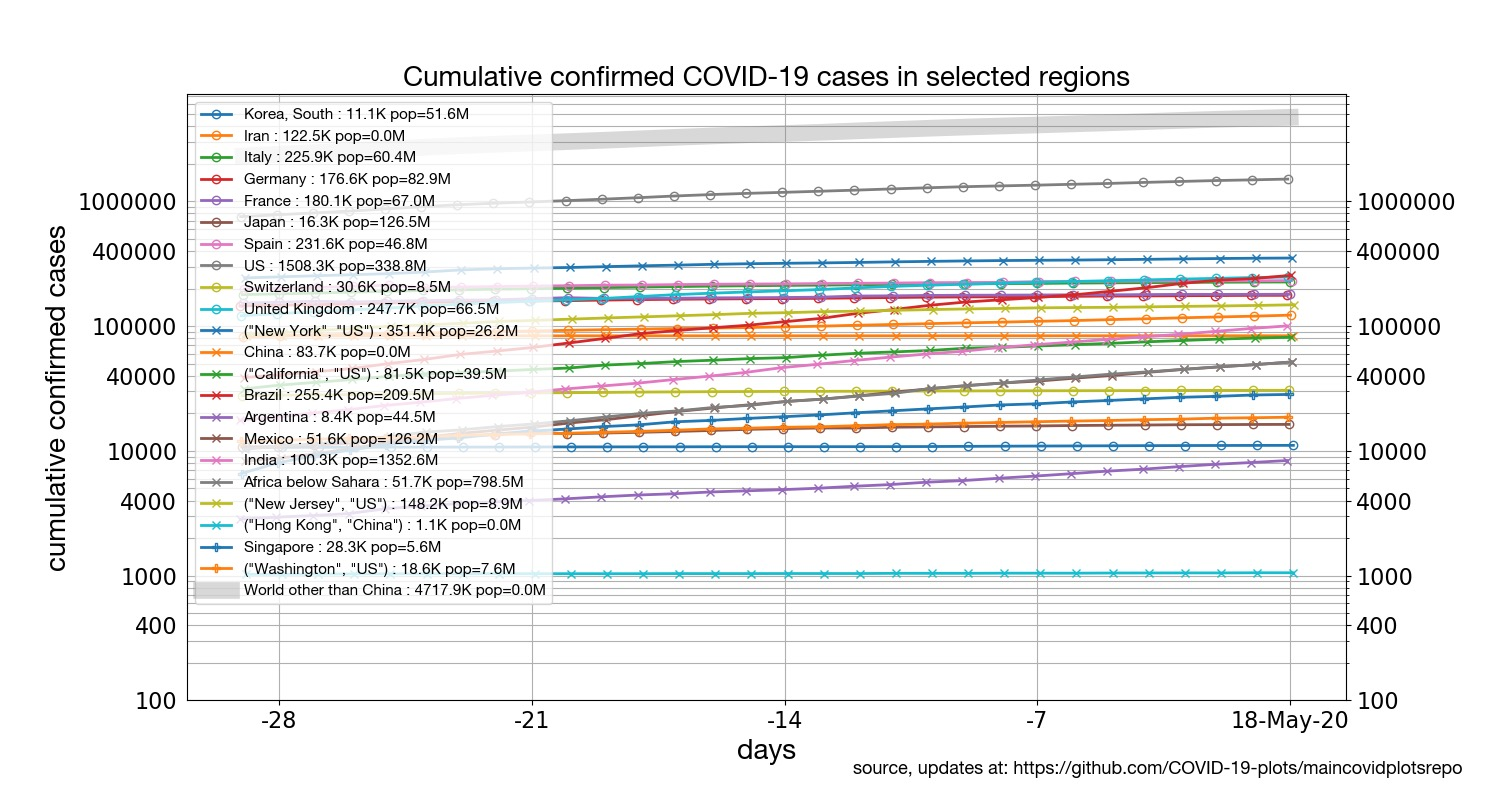

Write the Julia code that produced this figure.
using Revise
using Statistics
using DelimitedFiles
using PyPlot
using Random

push!(LOAD_PATH, ".")
using CarlosUtils
using CovidFunctions

A = loadConfirmedDbase(fname = "time_series_covid19_confirmed_global.csv")
D = loadConfirmedDbase(fname = "time_series_covid19_deaths_global.csv")
# US data showed up per county until 09-March-2020, but then only per state
# thereafter. THis function collapses it all into states
A = collapseUSStates(A)
D = collapseUSStates(D)

#



sourcestring = "daily updates at: https://github.com/COVID-19-plots/maincovidplotsrepo"


#

# Some hand-fixes from Wikipedia: https://en.wikipedia.org/wiki/2020_coronavirus_pandemic_in_Brazil
A = setValue(A, "Brazil", "3/15/20", 200)
A = setValue(A, "Brazil", "3/16/20", 234)
A = mergeJHandCovidTracking(jh=A, ct=loadCovidTrackingUSData()[1])
D = mergeJHandCovidTracking(jh=D, ct=loadCovidTrackingUSData()[2])
#
# A = setValue(A, ("Washington", "US"), "3/17/20", 1014)

# Write out the database with the states consolidated
d2name = "../../consolidated_database"
fname  = "time_series_19-covid-Confirmed.csv"
writedlm("$d2name/$fname", A, ',')


# How many days previous to today to plot
days_previous = 29

africa = ("Africa below Sahara", ["South Africa", "Namibia", "Congo", "Gabon",
"Niger", "Chad", "South Sudan",
"Cameroon", "Equatorial Guinea", "Nigeria", "Benin", "Togo",
"Ghana", "Cote d'Ivoire", "Liberia", "Guinea", "Senegal",
"Burkina Faso", "Mauritania",
"Sudan", "Central African Republic", "Ethiopia",
"Rwanda", "Uganda", "Somalia", "Kenya", "Tanzania"])

# list of countries to plot
paises = ["Korea, South", "Iran", "Italy", "Germany", "France", "Japan",
   "Spain", "US", "Switzerland", "United Kingdom", ("New York", "US"),
   "China", ("California", "US"),
   "Brazil", "Argentina", "Mexico",
   "India", africa, ("New Jersey", "US"), # "Other European Countries",
   ("Hong Kong", "China"), "Singapore", ("Washington", "US"),
   "World other than China"]


# paises = ["Germany", "United Kingdom", "Italy",
#    ("Washington", "US"), ("California", "US"),
#    # ("New Jersey", "US"), ("New York", "US"),
#    "Belgium", africa, "Australia", # ("New Jersey", "US"), # "Other European Countries",
#    "World other than China"]

# oeurope = ["Netherlands", "Sweden", "Belgium", "Norway", "Austria", "Denmark"]
# other_europe = "Other European Countries"
# other_europe_kwargs = Dict(:linewidth=>6, :color=>"gray", :alpha=>0.3)

fontname       = "Helvetica Neue"
fontsize       = 20   # for title and x and y labels
legendfontsize = 13

# If we plot more than 10 lines, colors repeat; use next marker in that case
markerorder = ["o", "x", "P", "d", "*", "<"]

# ####################################
#
#  GENERALIZED FUNCTIONS
#
# ####################################

function percentileGrowth(series; smkernel=[1])
   series = (series[2:end]./series[1:end-1] .- 1) .* 100
   series = smooth(series, smkernel)
end

"""
   addSourceString2Semilogy(;replaceOld=true)

   Adds the text in sourcestring at a bottom right
   spot appropriate for a semilogy plot.

   If replaceOld is true, the first existing previous text
   matching the source string is removed from the plot before
   placing a new one.
"""
function addSourceString2Semilogy(;replaceOld=true)
   if replaceOld
      # Find and remove the old source string
      a = gcf().findobj(x -> py"hasattr"(x, "get_text") &&
         x.get_text() == sourcestring)
      if !isempty(a)
         a[1].remove()
      end
   end

   x = xlim()[2] + 0.1*(xlim()[2] - xlim()[1])
   y = exp(log(ylim()[1]) - 0.1*(log(ylim()[2]) - log(ylim()[1])))
   t = text(x, y, sourcestring, fontname=fontname, fontsize=13,
      verticalalignment="top", horizontalalignment="right")
end

"""
   addSourceString2Linear(;replaceOld=true)

   Adds the text in sourcestring at a bottom right
   spot appropriate for a regular plot.

   If replaceOld is true, the first existing previous text
   matching the source string is removed from the plot before
   placing a new one.
"""
function addSourceString2Linear(;replaceOld=true)
   if replaceOld
      # Find and remove the old source string
      a = gcf().findobj(x -> py"hasattr"(x, "get_text") &&
         x.get_text() == sourcestring)
      if !isempty(a)
         a[1].remove()
      end
   end

   x = xlim()[2] + 0.1*(xlim()[2] - xlim()[1])
   y = ylim()[1] - 0.1*(ylim()[2] - ylim()[1])
   t = text(x, y, sourcestring, fontname=fontname, fontsize=13,
   verticalalignment="top", horizontalalignment="right")
end


"""
   plot_kwargs(pais)

   Returns the plotting arguments appropriate for the indicated country.
   For example, "World other than China" has special line thickness, etc.
"""
function plot_kwargs(pais)
   if pais == "World other than China"
      # special code for all countries other than China:
      kwargs = Dict(:linewidth=>12, :color=>"gray", :alpha=>0.3, :label=>pais)
   else
      kwargs = Dict(:linestyle=>"-", :label=>string(pais), :marker=>"o",
         :linewidth=>2)
   end

   kwargs[:fillstyle] = "none"

   if typeof(pais) == Tuple{String, Array{String,1}} ||
      typeof(pais) == Tuple{String,Array{Tuple{String,String},1}}
      kwargs[:label] = pais[1]
   end
   return kwargs
end


"""
   h = plotSingle(pais; db=A, alignon="today", days_previous=days_previous,
         minval=0, maxval=Inf, mincases=0,
         xOffset=0, fn=identity, plotFn=semilogy, adjustZeroXLabel=true)

   Adds a single line of a time series to a  plot, correspondong to data for the
   indicated country. pais can be anything that country2conf accepts.  The
   time series for the country, obtained from country2conf, is first put
   through the function fn, and is then plotted with plotFn

   Returns a graphics handle to the line plotted.

   # PARAMETERS

   - pais  The country or region to be plotted, as a function of days.
           Anything that country2conf accepts is ok here.

   # OPTIONAL PARMETERS

   - db    A database matrix as loaded from loadConfirmedDbase()

   - fn    The time series obtained from country2conf is put through this
           function before being processed.

   - plotFn   The function used to plot the series. Usually plot() or semilogy()

   - alignon   Either the string "today", in which case the rightmost data
           plot is the latest day in the database, or a real number, in which
           case zero on the x-axis is aligned to the moment the series crossed
           the value alignon.

   - days_previous  If alignon="today", then this indicates how far back to
           go. Irrelevant when alignon is a real number.

   - minval    Any value below this in the series will be a NaN, and if
           minval > 0, then the bottom y value will be set to this.

   - maxval  Any value above this is set to NaN. Does not affect y limits.

   - xOffset  Data points are shifted horizontally by this value.

   - adjustZeroXLabel  Boolean, if alignon="today" and this parameter is true,
               then the xtick label for the 0 point is changed to a string
               with today's date.

"""
function plotSingle(pais; db=A, alignon="today", days_previous=days_previous,
      minval=0, maxval=Inf, mincases=0,
      xOffset=0, fn=identity, plotFn=semilogy, adjustZeroXLabel=true)
   if pais == "World other than China"
      series = country2conf(db, "China", invert=true)
   else
      series = country2conf(db, pais)
   end
   # Make zeros into NaNs so they don't disturb the log plot
   series[series .< mincases] .= NaN

   series = fn(series)
   series[series .< minval] .= NaN
   series[series .> maxval] .= NaN

   dias   = 1:length(series)

   h = nothing
   if alignon=="today"
      h = plotFn(dias[end-days_previous:end] .- dias[end].+xOffset,
         series[end-days_previous:end]; plot_kwargs(pais)...)[1]
         # make the rightmost ctick label the current date

      if adjustZeroXLabel
         # Now replace the tick label for "0" with a string with today's date
         PyPlot.show(); gcf().canvas.flush_events()  # make graphics are ready to ask for tick labels
         tl = gca().get_xticklabels()
         for i=1:length(tl)
            if tl[i].get_position()[1] == 0.0
               tl[i].set_text(mydate(db[1,end]))
            end
         end
         gca().set_xticklabels(tl)
      end

   elseif typeof(alignon) <: Real
      # Can we align on what is being requested?
      u = findfirst(series .>= alignon)
      if u != nothing && u>=2
         # Compute the fractional offset needed
         frac = (log10(alignon)-log10(series[u-1]))/(log10(series[u]) - log10(series[u-1]))

         pkwargs = plot_kwargs(pais)
         myoffset = -(u+frac)
         daysago = length(series)+Int64(round(myoffset))+1
         pkwargs[:label] = pkwargs[:label]*" $daysago days ago"
         h = plotFn((1:length(series)) .+ myoffset .+ 1 .+ xOffset,
            series; pkwargs...)[1]
      else
         # if not enough points or alignment not available or for whatever reason
         # should not be plotted, then fake plot and make invisible, so color and
         # properties remain
         h = plot(xlim(), ylim(); plot_kwargs(pais)... )[1]
         h.set_visible(false)
      end
   else
      error("I don''t know what to do with an alignon with value=", alignon)
   end

   gca().autoscale(true)
   if minval>0
      # PyPlot.show(); gcf().canvas.flush_events()  # make graphics are ready to ask for tick labels
      gca().set_ylim(maximum([minval, ylim()[1]]), ylim()[2])
   end

   println("$pais = $(series[end])")
   return h
end


"""
   plotMany(paises; fignum=1, offsetRange=0.1, kwargs...)

   Each entry in the list paises gets plotted onto a figure using plotSingle,
   all overlaid on each other, and a legend gets created.  All of the arguments
   for plotSingle are accepted, except for pais, xOffset, adjustZeroXLabel.

   # PARAMETERS:

   - paises a vector of entries, each of which can be accepted by plotSingle

   # OPTIONAL PARAMETERS:

   - fignum  Integer. This figure gets cleared and resized and is used for plotting.

   - offsetRange how much to jitter x position across different lines

   # EXAMPLE CALLS:

   paises2 = ["Italy", "Spain", "Germany", "US", "Australia", "Brazil"]

   plotMany(paises2, fn=identity, plotFn=plot, db=A, alignon="today", minval=40)
   plotMany(paises2, fignum=2, fn=diff, plotFn=semilogy, db=A, alignon="today", minval=40)
   plotMany(paises2, fignum=3, fn= x -> smooth(diff(x), [0.3, 0.6, 0.3]),
      plotFn=plot, alignon=40, minval=0)

"""
function plotMany(paises; fignum=1, offsetRange=0.1, kwargs...)

   figure(fignum); clf(); println()
   set_current_fig_position(115, 61, 1496, 856)

   u = randperm(length(paises))

   h = nothing
   for i=1:length(paises)
      # Randomly offset plots w.r.t to each other by a small amount.
      xOffset = ((u[i]/(length(paises)/2))-1)*offsetRange

      if i<length(paises) && alignon != "today"
         h = plotSingle(paises[i]; xOffset=xOffset, adjustZeroXLabel=false, kwargs...)
      else
         h = plotSingle(paises[i]; xOffset=xOffset, adjustZeroXLabel=true, kwargs...)
      end

      # World other than China gets no marker, but everybody
      # else gets a different marker every ten countries:
      if h != nothing && h.get_marker() != "None"
         h.set_marker(markerorder[Int64(ceil(i/10))])
      end

   end

   gca().legend(prop=Dict("family" =>fontname, "size"=>legendfontsize-2),
      loc="upper left")
   xlabel("days", fontsize=fontsize, fontname=fontname)
   grid("on")
   gca().tick_params(labelsize=16)
   gca().yaxis.tick_right()
   gca().tick_params(labeltop=false, labelleft=true)

   if gca().yaxis.get_scale() == "log"
      addSourceString2Semilogy()
   else
      addSourceString2Linear()
   end
end


"""
   setLogYTicks(;yticbase=[1, 4], mintic=100, maxtic=400000)

   Sets yticks and ytick labels for log plots, at powers of 10
   of the yticbase
"""
function setLogYTicks(;yticbase=[1, 4], mintic=100, maxtic=400000)
   tb = 1; tenpow=0;
   ticklist = 10^tenpow * mintic * yticbase[tb]
   while ticklist[end] < maxtic
      tb += 1;
      ticklist = vcat(ticklist, 10^tenpow * mintic * yticbase[tb])
      if tb==2
         tb = 0
         tenpow += 1
      end
   end

   gca().set_yticks(ticklist)
   gca().set_yticklabels(string.(ticklist))
   return ticklist
end

# ############################################
#
#  FN DEFS DONE - PRODUCE PLOTS
#
# ############################################

# ------  Cumulative case count
function plotCumulative(regions; fname::String="", yticbase=[1, 4],
   mintic=100, maxtic=400000, minval=100, kwargs...)

   plotMany(regions, minval=minval, kwargs...)
   ylabel("cumulative confirmed cases", fontsize=fontsize, fontname=fontname)
   title("Cumulative confirmed COVID-19 cases in selected regions", fontsize=fontsize, fontname=fontname)

   setLogYTicks(yticbase=yticbase, mintic=mintic, maxtic=maxtic)

   if fname != ""
      savefig("$fname.png")
      run(`sips -s format JPEG $fname.png --out $fname.jpg`)
   end
end

plotCumulative(paises, fname="confirmed")

##
# ------  New case count

function plotNew(regions; smkernel=[0.5, 1, 0.5], minval=10, fignum=2,
      yticbase=[1, 4], mintic=10, maxtic=100000, fname::String="", kwargs...)

   plotMany(paises, fn=x -> smooth(diff(x), smkernel), # [0.2, 0.5, 0.7, 0.5, 0.2]),
   minval=minval, fignum=fignum, kwargs...) # days_previous=size(A,2)-6)
   ylabel("New cases each day", fontsize=fontsize, fontname=fontname)
   title("New confirmed COVID-19 cases per day\nin selected regions, " *
      "smoothed with a +/- $(Int64((length(smkernel)-1)/2)) day window",
      fontsize=fontsize, fontname=fontname)
   ylim(minval, ylim()[2])
   setLogYTicks(yticbase=yticbase, mintic=mintic, maxtic=maxtic)

   addSourceString2Semilogy()
   if fname != ""
      savefig("$fname.png")
      run(`sips -s format JPEG $fname.png --out $fname.jpg`)
   end
end

plotNew(paises, fignum=2, fname="newConfirmed")

## ------  Percentile growth in case count

interest_explanation = """
How to read this plot: Think of the vertical axis values like interest rate per day being paid into an account. The account is not
money, it is cumulative number. We want that interest rate as low as possible. A horizontal flat line on this plot is like
steady compound interest, i.e., it is exponential growth. The horizontal axis shows days before the date on the bottom right.
Grey lines at right indicate time to grow by a factor of 10X.
"""

"""
   plotGrowth(regions; smkernel=[0.2, 0.5, 0.7, 0.5, 0.2],
      minval=10, fignum=3, yticks=0:10:60, ylim2=65,
      mincases=50, fname::String="", counttype="cases", kwargs...)
"""
function plotGrowth(regions; smkernel=[0.2, 0.5, 0.7, 0.5, 0.2],
   fignum=3, yticks=0:10:60, ylim2=65,
   mincases=50, fname::String="", counttype="cases", kwargs...)

   plotMany(regions, plotFn=plot,
      fn=x -> smooth(percentileGrowth(x), smkernel),
      mincases=mincases, fignum=3; kwargs...)

   ylabel("% daily growth", fontsize=fontsize, fontname=fontname)
   title("% daily growth in cumulative confirmed COVID-19 $counttype," *
      "\nsmoothed with a +/- $(Int64((length(smkernel)-1)/2)) day window. " *
      "$mincases cases minimum", fontsize=fontsize, fontname=fontname)

   gca().set_yticks(yticks); ylim(0, ylim2); xlim(xlim()[1], 0.5)
   axisHeightChange(0.85, lock="t"); axisMove(0, 0.03)
   axisMove(-0.05, 0)
   t = text(mean(xlim()), -0.18*(ylim()[2]-ylim()[1]), interest_explanation,
      fontname=fontname, fontsize=16,
      horizontalalignment = "center", verticalalignment="top")

   """
      ypos(factor, days)

      given a growth fcator (e.g., 10 for 10x) and a number of days,
      calculates the daily percentile growth that would lead to that
   """
   function growthTick(days::Real, str::String; factor=10)
      x1 = 0.045*(xlim()[2] - xlim()[1]) + xlim()[2]
      x2 = 0.145*(xlim()[2] - xlim()[1]) + xlim()[2]

      ypos = 100*(exp(log(factor)/days) - 1);

      h = plot([x1, x2], [1, 1]*ypos, color="grey", clip_on=false)[1]
      t = text((x1+x2)/2, ypos, str,
         verticalalignment="center", horizontalalignment="center",
         backgroundcolor="w", color="grey")
      return ypos
   end
   yp = growthTick(7, "1 week")
   growthTick(14, "2 weeks")
   growthTick(30, "1 month")
   growthTick(60, "2 months")
   growthTick(180, "6 months")
   xpos = 0.105*(xlim()[2] - xlim()[1]) + xlim()[2]
   ypos = yp + 0.1*(ylim()[2]-ylim()[1])
   text(xpos, ypos, "10X growth time",
      verticalalignment="center", horizontalalignment="center",
      backgroundcolor="w", color="grey", fontname="Helvetica", fontsize=14)

   addSourceString2Linear()
   savefig2jpg(fname)
end

plotGrowth(paises, counttype="cases", fname = "multiplicative_factor_1", ylim2=51)


## --------   case count aligned on caseload
alignon=200
plotMany(setdiff(paises, ["World other than China"]),
   alignon=alignon, minval=alignon/8, fignum=4)
ylabel("cumulative confirmed cases", fontsize=fontsize, fontname=fontname)
title("Cumulative confirmed COVID-19 cases in selected regions,\naligned on cases=$alignon",
   fontsize=fontsize, fontname=fontname)
gca().set_yticks([40, 100, 400, 1000, 4000, 10000, 40000, 100000])
gca().set_yticklabels(["40", "100", "400", "1000",
   "4000", "10000", "40000", "100000"])
# ylim(minval, ylim()[2])

fname = "confirmed_aligned"
savefig("$fname.png")
run(`sips -s format JPEG $fname.png --out $fname.jpg`)

## ---- states confirmed aligned

south = ("South: FL+LA+TN+GA+MS+\nAK+NC+SC+AL+KY", [("Florida", "US"), ("Louisiana", "US"),
   ("Tennessee", "US"), ("Georgia", "US"), ("Mississippi", "US"),
   ("Arkansas", "US"), ("North Carolina", "US"), ("South Carolina", "US"),
   ("Alabama", "US"), ("Kentucky", "US")])
mexicoborder = ("Mexico border: TX+NM+AZ", [("Texas", "US"),
   ("New Mexico", "US"), ("Arizona", "US")])
midwest = ("Midwest: IA+MO+OK+KS+NE\nWY, CO, UT",
   [("Iowa", "US"), ("Missouri", "US"),
   ("Oklahoma", "US"), ("Kansas", "US"), ("Nebraska", "US"), ("Wyoming", "US"),
   ("Colorado", "US"), ("Utah", "US")])
canadaborder = ("Canada border:\nMI+IL+WI+MN+ND+MT", [("Michigan", "US"),
   ("Illinois", "US"), ("Wisconsin", "US"), ("Minnesota", "US"),
   ("North Dakota", "US"), ("Montana", "US")])

regions = ["US", "Italy",
   ("Washington", "US"), ("New York", "US"), ("California", "US"),
   ("Florida", "US"), ("Texas", "US"),
   # "Italy", "Germany", "Brazil", africa,
   ("New Jersey", "US"), # "Australia",
   south, mexicoborder, midwest, canadaborder]

function plotUSStates(regions, alignon=200, fignum=5; kwargs...)
   plotMany(regions, alignon=alignon, minval=alignon/8, fignum=fignum; kwargs...)
   ylabel("cumulative confirmed cases", fontsize=fontsize, fontname=fontname)
   title("Cumulative confirmed COVID-19 cases in selected countries and U.S. states,\naligned on cases=$alignon",
         fontsize=fontsize, fontname=fontname)
   gca().set_yticks([40, 100, 400, 1000, 4000, 10000, 40000, 100000])
   gca().set_yticklabels(["40", "100", "400", "1000",
      "4000", "10000", "40000", "100000"])

   figname = "states_confirmed_aligned"
   savefig("$figname.png")
   run(`sips -s format JPEG $figname.png --out $figname.jpg`)
end

plotUSStates(regions)


## -----  Cumulative Death count
plotMany(paises, db=D, minval=2, fignum=6)
ylabel("cumulative deaths", fontsize=fontsize, fontname=fontname)
title("Cumulative COVID-19 deaths in selected regions", fontsize=fontsize, fontname=fontname)
gca().set_yticks([10, 40, 100, 400, 1000, 4000, 10000])
gca().set_yticklabels(["10", "40", "100", "400", "1000",
   "4000", "10000"])

fname = "deaths"
savefig("$fname.png")
run(`sips -s format JPEG $fname.png --out $fname.jpg`)


# ------  New death count
plotMany(paises, db=D, fn=x -> smooth(diff(x), [0.2, 0.5, 0.7, 0.5, 0.2]),
   minval=1, fignum=7)
ylabel("New deaths per day", fontsize=fontsize, fontname=fontname)
title("Daily COVID-19 mortality in selected regions\nsmoothed with a +/- 2 day window",
   fontsize=fontsize, fontname=fontname)
gca().set_yticks([4, 10, 40, 100, 400, 1000, 4000])
gca().set_yticklabels(["4", "10", "40", "100", "400", "1000",
   "4000"])
# ylim(minval, ylim()[2])
fname = "newDeaths"
savefig("$fname.png")
run(`sips -s format JPEG $fname.png --out $fname.jpg`)


# -----   Death growth rate

plotGrowth(paises, fignum=8; db=D, counttype="deaths", mincases=20, yticks=0:10:80, ylim2=80, fname="deathGrowthRate")

# mincases=20
# plotMany(paises, db=D, minval=0, mincases=mincases, fignum=8,
#    fn=x -> smooth(percentileGrowth(x), [0.2, 0.5, 0.7, 0.5, 0.2]), plotFn=plot)
# ylabel("daily % growth in cumulative deaths", fontsize=fontsize, fontname=fontname)
# title("Percentile daily growth in cumulative COVID-19 deaths in selected regions\nsmoothed with a +/- 2 day window. $mincases deaths minimum", fontsize=fontsize, fontname=fontname)
# gca().legend(prop=Dict("family" =>fontname, "size"=>legendfontsize-2), loc="upper left")
# gca().set_yticks(0:10:80); ylim(0, 80)
# axisHeightChange(0.85, lock="t"); axisMove(0, 0.03)
# t = text(mean(xlim()), -0.18*(ylim()[2]-ylim()[1]), interest_explanation,
#    fontname=fontname, fontsize=16,
#    horizontalalignment = "center", verticalalignment="top")
# a = gcf().findobj(x -> py"hasattr"(x, "get_text") && x.get_text() == sourcestring)
# a[1].remove()
# addSourceString2Linear()
#
# fname = "deathGrowthRate"
# savefig("$fname.png")
# run(`sips -s format JPEG $fname.png --out $fname.jpg`)


##   ====== FOCUS ON LATIN AMERICA

la = ["Mexico", "Uruguay", "Argentina", "Brazil", "Chile", "Colombia",
   "Peru", "Ecuador", "Bolivia", "Panama", "Venezuela", "Costa Rica"]

plotMany(setdiff(la, ["World other than China"]), minval=100, fignum=8)
ylabel("cumulative confirmed cases", fontsize=fontsize, fontname=fontname)
title("Cumulative confirmed COVID-19 cases in selected regions", fontsize=fontsize, fontname=fontname)
gca().set_yticks([100, 400, 1000, 4000, 10000]) # , 40000, 100000])
gca().set_yticklabels(["100", "400", "1000",
   "4000", "10000"]) # , "40000", "100000"])
# ylim(minval, ylim()[2])
savefig2jpg("confirmedLA")

##


plotGrowth(la, yticks=0:10:40, ylim2=45, fname="multiplicative_factorLA",
   fignum=9)

##
# plotMany(la, plotFn=plot,
#    fn=x -> smooth(percentileGrowth(x), [0.1, 0.2, 0.5, 0.7, 0.5, 0.2, 0.1]),
#    mincases=mincases, fignum=9, days_previous=11)
# ylabel("% daily growth", fontsize=fontsize, fontname=fontname)
# title("% daily growth in cumulative confirmed COVID-19 cases,\nsmoothed with a +/- 2 day window. $mincases cases minimum",
#    fontsize=fontsize, fontname=fontname)
# gca().legend(prop=Dict("family" =>fontname, "size"=>legendfontsize-2), loc="upper left")
# gca().set_yticks(0:10:40); ylim(0, 45)
# axisHeightChange(0.85, lock="t"); axisMove(0, 0.03)
# t = text(mean(xlim()), -0.18*(ylim()[2]-ylim()[1]), interest_explanation,
#    fontname=fontname, fontsize=16,
#    horizontalalignment = "center", verticalalignment="top")
# addSourceString2Linear(replaceOld=true)
# savefig2jpg()


## ===================
